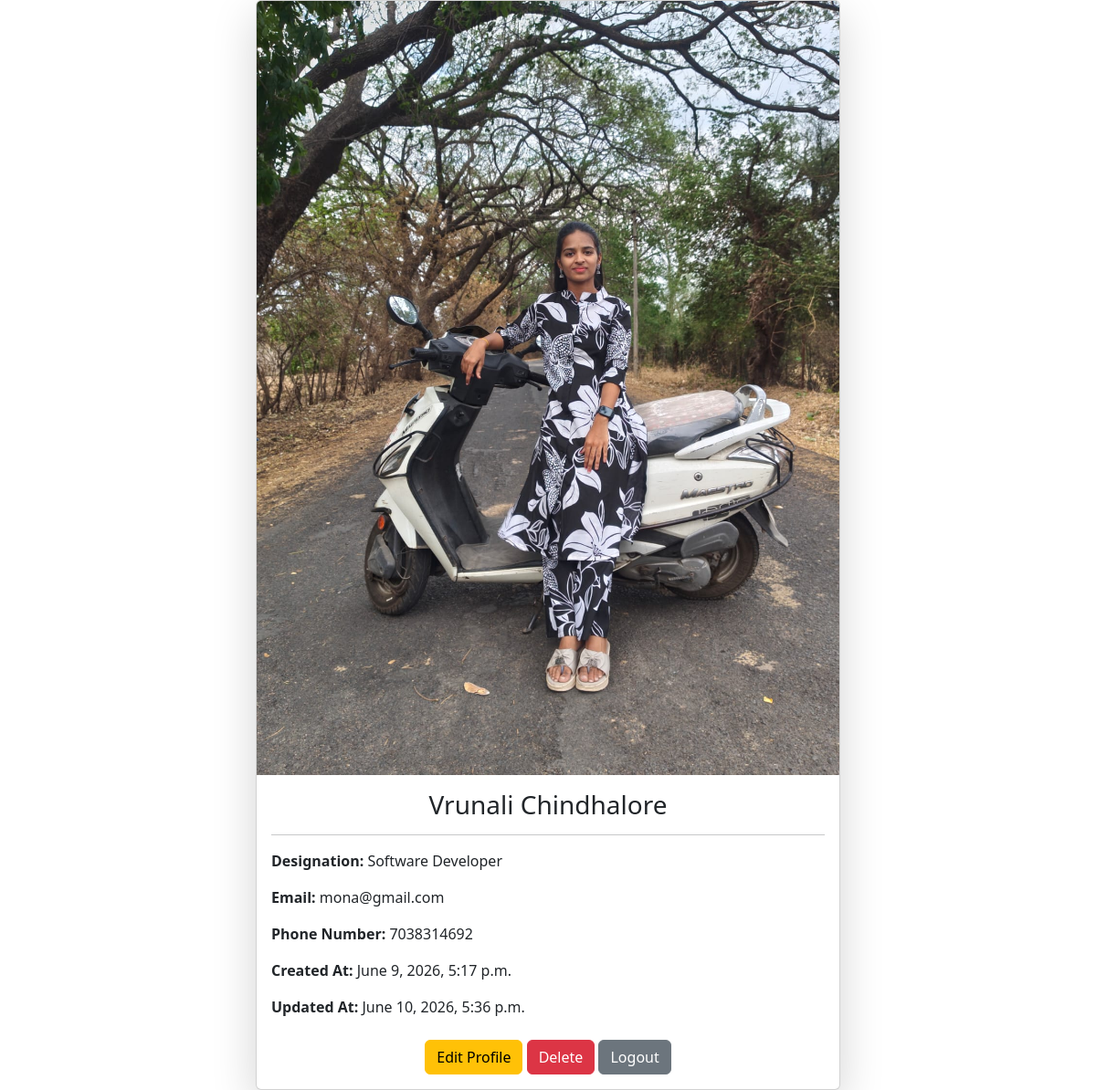
Screenshot of /Employees/3/ with the database file from the repository.
### Employees/models.py (models this page shows, shortened)
class Employee(models.Model):
    first_name = models.CharField(max_length=100)
    last_name = models.CharField(max_length=100)
    photo = models.ImageField(upload_to='images')
    designation = models.CharField(max_length=100)
    email = models.EmailField(max_length=100,unique=True)
    phone_number = models.CharField(max_length=12,blank=True)
    created_at = models.DateTimeField(auto_now_add=True)
    updated_at = models.DateTimeField(auto_now=True)
    password = models.CharField(max_length=100)

### Employees/views.py (the view)
# urls.py: path('<int:pk>/', employee, name='employee_details'),
def employee(request, pk):
    employee = get_object_or_404(Employee, pk=pk)
    return render(
        request,
        'employee.html',
        {'employee': employee}
    )

### TEMPLATES/employee.html (shortened to what this page needs)
{% load static %}
<!DOCTYPE html>
<html>
<head>
    <link href="https://cdn.jsdelivr.net/npm/bootstrap@5.3.8/dist/css/bootstrap.min.css" rel="stylesheet">
</head>
<body>
    <div class="card mx-auto shadow-lg" style="width: 40rem;">
        {% if employee.photo %}
        <img
            src="{{ employee.photo.url }}" class="card-img-top" alt="{{ employee.first_name }}"> {% endif %} <div
            class="card-body">
            <h3 class="card-title text-center">
                 {{ employee.first_name }} {{ employee.last_name }}
                </h3>
            <hr>
            <p> <strong>Designation:</strong> {{ employee.designation }} </p>
            <p> <strong>Email:</strong> {{ employee.email }} </p>
            <p> <strong>Phone Number:</strong> {{ employee.phone_number }} </p>
            <p> <strong>Created At:</strong> {{ employee.created_at }} </p>
            <p> <strong>Updated At:</strong> {{ employee.updated_at }} </p>
            <div class="text-center mt-4"> <a href="{% url 'edit_employee' employee.id %}" class="btn btn-warning"> Edit
                    Profile </a> <a href="{% url 'delete_employee' employee.id %}" class="btn btn-danger"> Delete </a>
                <a href="{% url 'logout' %}" class="btn btn-secondary"> Logout </a> </div>
        </div>
    </div>
</body>
</html>

### rows the page displays
Employee: photo (picture), first_name "Vrunali", last_name "Chindhalore", designation "Software Developer", email "mona@gmail.com", phone_number "7038314692", created_at "June 9, 2026, 5:17 p.m.", updated_at "June 10, 2026, 5:36 p.m."
